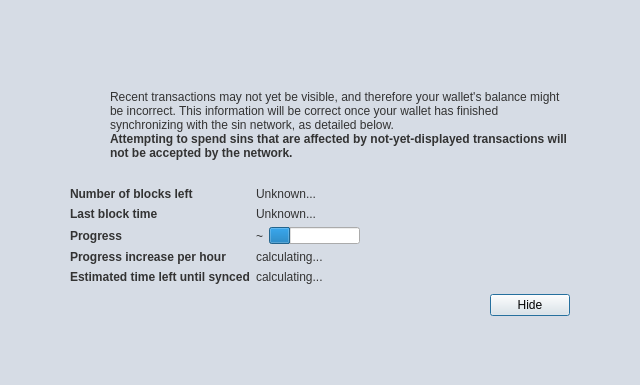
<?xml version="1.0" encoding="UTF-8"?>
<ui version="4.0">
 <class>ModalOverlay</class>
 <widget class="ModalOverlay" name="ModalOverlay">
  <property name="geometry">
   <rect>
    <x>0</x>
    <y>0</y>
    <width>640</width>
    <height>385</height>
   </rect>
  </property>
  <property name="windowTitle">
   <string>Form</string>
  </property>
  <layout class="QVBoxLayout" name="verticalLayout" stretch="0">
   <property name="sizeConstraint">
    <enum>QLayout::SetDefaultConstraint</enum>
   </property>
   <property name="leftMargin">
    <number>0</number>
   </property>
   <property name="topMargin">
    <number>0</number>
   </property>
   <property name="rightMargin">
    <number>0</number>
   </property>
   <property name="bottomMargin">
    <number>0</number>
   </property>
   <item>
    <widget class="QWidget" name="bgWidget" native="true">
     <property name="styleSheet">
      <string notr="true">QWidget#bgWidget {
background-color:#D6DCE5;
color: #fff;
} 
</string>
     </property>
     <layout class="QVBoxLayout" name="verticalLayoutMain" stretch="1">
      <property name="leftMargin">
       <number>60</number>
      </property>
      <property name="topMargin">
       <number>60</number>
      </property>
      <property name="rightMargin">
       <number>60</number>
      </property>
      <property name="bottomMargin">
       <number>60</number>
      </property>
      <item>
       <widget class="QWidget" name="contentWidget" native="true">
        <property name="styleSheet">
         <string notr="true">QLabel { color: #333;  }

#contentWidget {
background-color: #D6DCE5;
 border-radius: 6px;
color: #333;
} </string>
        </property>
        <layout class="QVBoxLayout" name="verticalLayoutSub" stretch="1,0,0,0">
         <property name="spacing">
          <number>0</number>
         </property>
         <property name="leftMargin">
          <number>10</number>
         </property>
         <property name="topMargin">
          <number>10</number>
         </property>
         <property name="rightMargin">
          <number>10</number>
         </property>
         <property name="bottomMargin">
          <number>10</number>
         </property>
         <item>
          <layout class="QHBoxLayout" name="horizontalLayoutIconText" stretch="0,1">
           <property name="topMargin">
            <number>20</number>
           </property>
           <item>
            <layout class="QVBoxLayout" name="verticalLayoutIcon">
             <property name="leftMargin">
              <number>0</number>
             </property>
             <item>
              <widget class="QPushButton" name="warningIcon">
               <property name="enabled">
                <bool>false</bool>
               </property>
               <property name="text">
                <string/>
               </property>
               <property name="icon">
                <iconset>
                 <normaloff>:/icons/warning</normaloff>
                 <disabledoff>:/icons/warning</disabledoff>:/icons/warning</iconset>
               </property>
               <property name="iconSize">
                <size>
                 <width>48</width>
                 <height>48</height>
                </size>
               </property>
               <property name="flat">
                <bool>true</bool>
               </property>
              </widget>
             </item>
             <item>
              <spacer name="verticalSpacerWarningIcon">
               <property name="orientation">
                <enum>Qt::Vertical</enum>
               </property>
               <property name="sizeHint" stdset="0">
                <size>
                 <width>20</width>
                 <height>40</height>
                </size>
               </property>
              </spacer>
             </item>
            </layout>
           </item>
           <item>
            <layout class="QVBoxLayout" name="verticalLayoutInfoText">
             <property name="leftMargin">
              <number>0</number>
             </property>
             <property name="topMargin">
              <number>0</number>
             </property>
             <item>
              <widget class="QLabel" name="infoText">
               <property name="text">
                <string>Recent transactions may not yet be visible, and therefore your wallet's balance might be incorrect. This information will be correct once your wallet has finished synchronizing with the sin network, as detailed below.</string>
               </property>
               <property name="textFormat">
                <enum>Qt::RichText</enum>
               </property>
               <property name="wordWrap">
                <bool>true</bool>
               </property>
              </widget>
             </item>
             <item>
              <widget class="QLabel" name="infoTextStrong">
               <property name="font">
                <font>
                 <weight>75</weight>
                 <bold>true</bold>
                </font>
               </property>
               <property name="text">
                <string>Attempting to spend sins that are affected by not-yet-displayed transactions will not be accepted by the network.</string>
               </property>
               <property name="textFormat">
                <enum>Qt::RichText</enum>
               </property>
               <property name="wordWrap">
                <bool>true</bool>
               </property>
              </widget>
             </item>
             <item>
              <spacer name="verticalSpacerInTextSpace">
               <property name="orientation">
                <enum>Qt::Vertical</enum>
               </property>
               <property name="sizeHint" stdset="0">
                <size>
                 <width>20</width>
                 <height>40</height>
                </size>
               </property>
              </spacer>
             </item>
            </layout>
           </item>
          </layout>
         </item>
         <item>
          <spacer name="verticalSpacerAfterText">
           <property name="orientation">
            <enum>Qt::Vertical</enum>
           </property>
           <property name="sizeHint" stdset="0">
            <size>
             <width>20</width>
             <height>40</height>
            </size>
           </property>
          </spacer>
         </item>
         <item>
          <layout class="QFormLayout" name="formLayout">
           <property name="fieldGrowthPolicy">
            <enum>QFormLayout::FieldsStayAtSizeHint</enum>
           </property>
           <property name="horizontalSpacing">
            <number>6</number>
           </property>
           <property name="verticalSpacing">
            <number>6</number>
           </property>
           <property name="topMargin">
            <number>10</number>
           </property>
           <item row="0" column="0">
            <widget class="QLabel" name="labelNumberOfBlocksLeft">
             <property name="font">
              <font>
               <weight>75</weight>
               <bold>true</bold>
              </font>
             </property>
             <property name="text">
              <string>Number of blocks left</string>
             </property>
            </widget>
           </item>
           <item row="0" column="1">
            <widget class="QLabel" name="numberOfBlocksLeft">
             <property name="text">
              <string>Unknown...</string>
             </property>
            </widget>
           </item>
           <item row="1" column="0">
            <widget class="QLabel" name="labelLastBlockTime">
             <property name="font">
              <font>
               <weight>75</weight>
               <bold>true</bold>
              </font>
             </property>
             <property name="text">
              <string>Last block time</string>
             </property>
            </widget>
           </item>
           <item row="1" column="1">
            <widget class="QLabel" name="newestBlockDate">
             <property name="sizePolicy">
              <sizepolicy hsizetype="Maximum" vsizetype="Preferred">
               <horstretch>0</horstretch>
               <verstretch>0</verstretch>
              </sizepolicy>
             </property>
             <property name="text">
              <string>Unknown...</string>
             </property>
            </widget>
           </item>
           <item row="2" column="0">
            <widget class="QLabel" name="labelSyncDone">
             <property name="font">
              <font>
               <weight>75</weight>
               <bold>true</bold>
              </font>
             </property>
             <property name="text">
              <string>Progress</string>
             </property>
            </widget>
           </item>
           <item row="2" column="1">
            <layout class="QHBoxLayout" name="horizontalLayoutSync" stretch="0,1">
             <item>
              <widget class="QLabel" name="percentageProgress">
               <property name="text">
                <string notr="true">~</string>
               </property>
              </widget>
             </item>
             <item>
              <widget class="QProgressBar" name="progressBar">
               <property name="value">
                <number>24</number>
               </property>
               <property name="format">
                <string/>
               </property>
              </widget>
             </item>
            </layout>
           </item>
           <item row="4" column="0">
            <widget class="QLabel" name="labelProgressIncrease">
             <property name="font">
              <font>
               <weight>75</weight>
               <bold>true</bold>
              </font>
             </property>
             <property name="text">
              <string>Progress increase per hour</string>
             </property>
            </widget>
           </item>
           <item row="4" column="1">
            <widget class="QLabel" name="progressIncreasePerH">
             <property name="text">
              <string>calculating...</string>
             </property>
            </widget>
           </item>
           <item row="5" column="0">
            <widget class="QLabel" name="labelEstimatedTimeLeft">
             <property name="font">
              <font>
               <weight>75</weight>
               <bold>true</bold>
              </font>
             </property>
             <property name="text">
              <string>Estimated time left until synced</string>
             </property>
            </widget>
           </item>
           <item row="5" column="1">
            <widget class="QLabel" name="expectedTimeLeft">
             <property name="text">
              <string>calculating...</string>
             </property>
            </widget>
           </item>
          </layout>
         </item>
         <item>
          <layout class="QHBoxLayout" name="horizontalLayoutButtons">
           <property name="leftMargin">
            <number>10</number>
           </property>
           <property name="topMargin">
            <number>10</number>
           </property>
           <item>
            <spacer name="horizontalSpacer">
             <property name="orientation">
              <enum>Qt::Horizontal</enum>
             </property>
             <property name="sizeHint" stdset="0">
              <size>
               <width>40</width>
               <height>20</height>
              </size>
             </property>
            </spacer>
           </item>
           <item>
            <widget class="QPushButton" name="closeButton">
             <property name="focusPolicy">
              <enum>Qt::StrongFocus</enum>
             </property>
             <property name="text">
              <string>Hide</string>
             </property>
             <property name="default">
              <bool>true</bool>
             </property>
            </widget>
           </item>
          </layout>
         </item>
        </layout>
       </widget>
      </item>
     </layout>
    </widget>
   </item>
  </layout>
 </widget>
 <customwidgets>
  <customwidget>
   <class>ModalOverlay</class>
   <extends>QWidget</extends>
   <header>qt/modaloverlay.h</header>
   <container>1</container>
  </customwidget>
 </customwidgets>
 <resources/>
 <connections/>
</ui>
